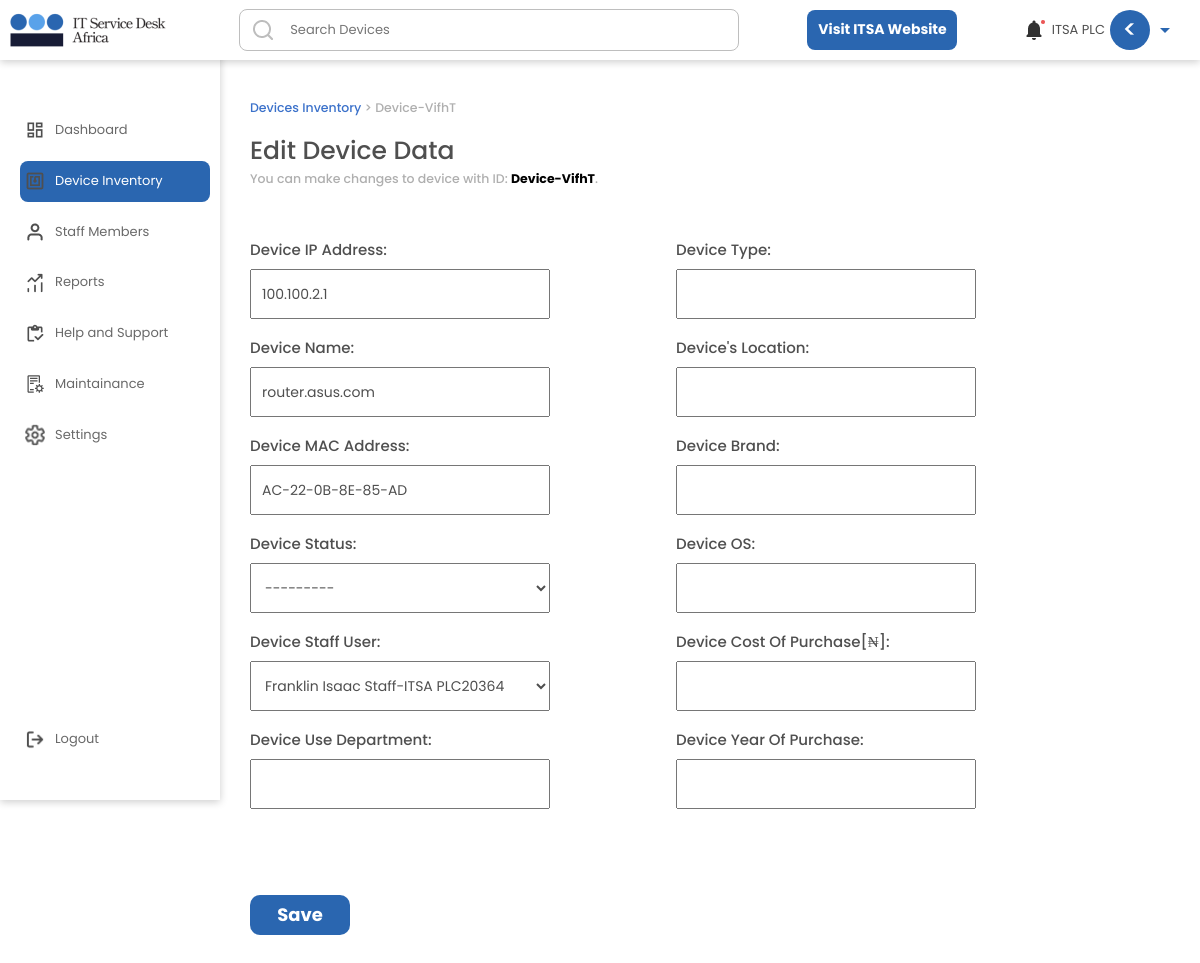
The page /member/editdevice/Device-VifhT/ (signed in) on the database as committed earlier.
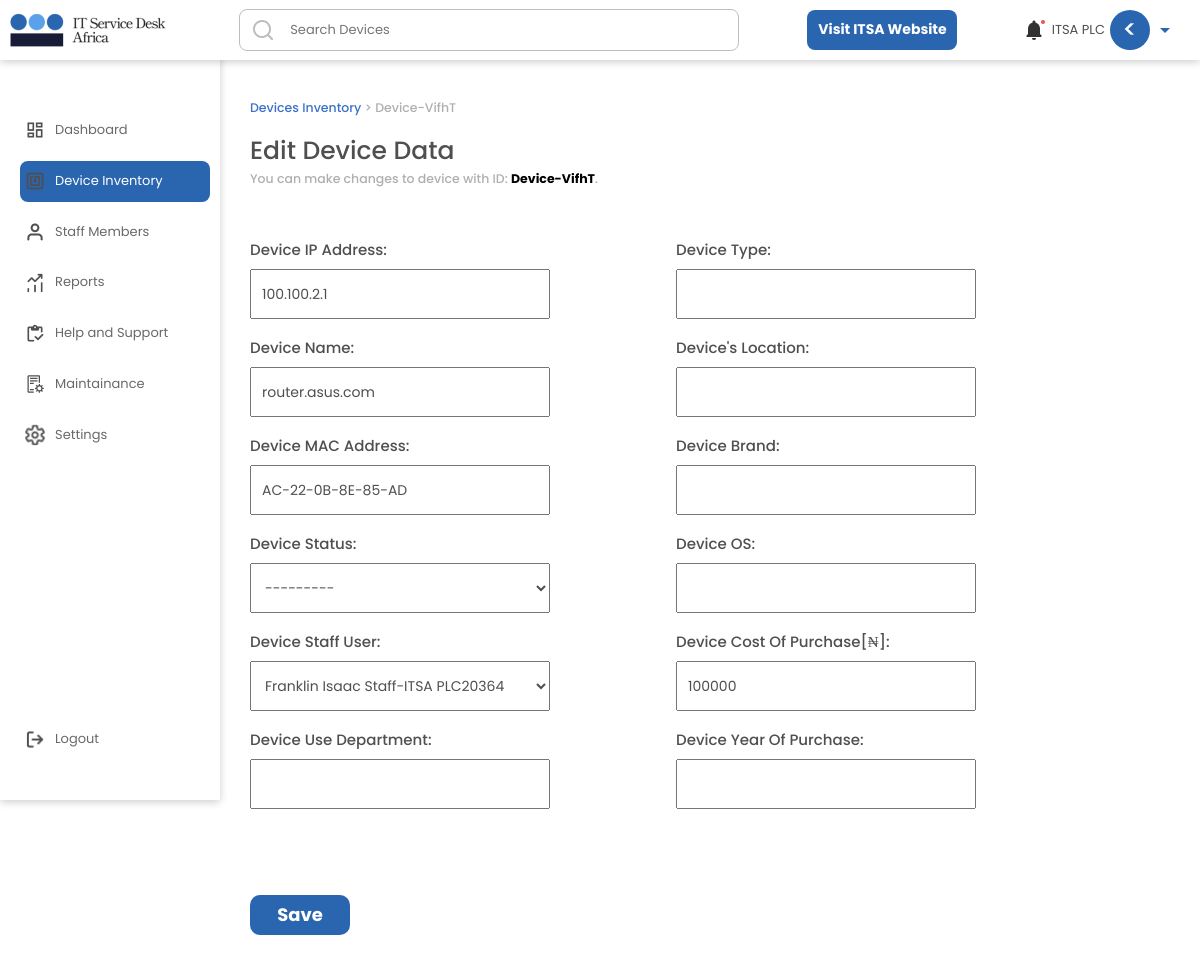
The same page on the database as committed later.
### userarea/models.py (models this page shows, shortened)
class DeviceRegisterUpload(models.Model):
    user = models.ForeignKey(User, null=True, on_delete=models.CASCADE)
    deviceip = models.CharField(max_length = 1500, null=True, blank = True)
    devicename= models.CharField(max_length = 1500, blank = True, null=True)
    devicemacaddress = models.CharField(max_length = 1500, null=True, blank = True)
    devicenetworkadaptercompany = models.CharField(max_length = 1500, null=True, blank = True)
    devicestatus = models.CharField(max_length= 300,choices = DEVICE_HEALTH_STATUS, default = 'Working', null=True, blank = True)
    deviceworkgroup = models.CharField(max_length = 1500, null=True, blank = True)
    deviceportnumber = models.CharField(max_length = 1500, null=True, blank = True)
    devicemultiplepacket = models.CharField(max_length = 1500, null=True, blank = True)
    index= models.CharField(max_length = 1500, blank = True, null=True)
    devicetype= models.CharField(max_length = 1500, null=True, blank = True)
    devicelocation= models.CharField(max_length = 1500, null=True, blank = True)
    devicebrand= models.CharField(max_length = 1500, null=True, blank = True)
    deviceos = models.CharField(max_length = 1500, null=True, blank = True)
    devicecostofpurchase = models.CharField(max_length = 1500, null=True, blank = True)
    deviceusedepartment = models.CharField(max_length = 1500, null=True, blank = True)
    staffUserID = models.CharField(max_length = 1500, default='None')
    deviceuseremail = models.CharField(max_length= 200, null=True, blank = True)
    deviceuserfirstname = models.CharField(max_length= 200, null=True, blank = True)
    deviceuserlastname = models.CharField(max_length= 200, null=True, blank = True)
    deviceuserphonenumber = models.CharField(max_length= 200, null=True, blank = True)
    deviceuserdateofresumption = models.CharField(max_length= 200, null=True, blank = True)
    deviceworkingcondition = models.CharField(max_length= 300,choices = DEVICE_WORKING_CONDITION, default = 'Good', null=True, blank = True)
    deviceyearofpurchase = models.CharField(max_length = 1500, null=True, blank = True)
    devicedepreciationrate = models.CharField(max_length = 1500, null=True, blank = True)
    deviceid = models.CharField(max_length = 1500, null=True, blank = True)
    savetimedata = models.CharField(max_length = 1500, null=True, blank = True)
    weekNumberSaved = models.CharField(max_length = 1500, null=True, blank = True)
    CompanyUniqueCode = models.CharField(max_length = 130, null=True, blank = True)
    created_at = models.DateTimeField(auto_now_add=True)
    edited_at = models.DateTimeField(auto_now=True)
    class Meta:
        ordering = ['-edited_at', '-created_at']

### userarea/views.py (the view, shortened to what this page needs)
# urls.py: path('editdevice/<str:deviceid>/', views.EditDevice, name="EditDevice"),
def EditDevice(request, deviceid):
    MainDeviceData = DeviceRegisterUpload.objects.get(deviceid=deviceid)
    form = DeviceRegisterForm(request.POST or None, instance = MainDeviceData)
    AllStaffMembers = StaffDataSet.objects.filter(CompanyUniqueCode = request.user.email)
    context = {'AllStaffMembers':AllStaffMembers, 'form':form, 'id': id, 'MainDeviceData':MainDeviceData}
    return render(request, 'userarea/editdevice.html', context)

### userarea/forms.py
class DeviceRegisterForm(ModelForm):
    class Meta:
        model = DeviceRegisterUpload
        fields = ['deviceip', 'devicename', 'devicemacaddress', 'devicestatus', 'devicetype', 'deviceyearofpurchase',
        'devicebrand', 'deviceos', 'devicecostofpurchase', 'devicelocation', 'staffUserID', 'deviceusedepartment'
        ]

### userarea/templates/userarea/editdevice.html (shortened to what the changed rows need)
{% include 'general.html' %}
{% load static %}
{% block content %}
<!DOCTYPE html>
<html lang="en">
	<head>
		<link rel="stylesheet" href={% static 'dashboard/css/style.css' %} />
		<link rel="stylesheet" href={% static 'inventory/css/style.css' %} />
		<link rel="stylesheet" href={% static 'editdevice/css/style.css' %} />
		<link href="https://cdnjs.cloudflare.com/ajax/libs/mdb-ui-kit/6.1.0/mdb.min.css" rel="stylesheet" />
		<link href="https://unpkg.com/aos@2.3.1/dist/aos.css" rel="stylesheet">
	</head>
	<body class='body'>
		<div class='main'>
			<div class='maintop'>
                <div>
                    <h5><a href={% url 'DeviceInventory' %}>Devices Inventory </a> > {{ MainDeviceData.deviceid }} </h5>
                    <br/>
					<h1>Edit Device Data</h1>
					<h5>You can make changes to device with ID: <span>{{ MainDeviceData.deviceid }}</span>.</h5>
				</div>
            </div>
            <div class='DevicEditform'>
                <form method="POST">
                    <div class='formSectionMain'>
                        <div class='formSectionOne'>
                            <div class="fieldWrapper">
                                <label for="id_subject">
                                    <h4>Device IP Address: </h4>
                                </label>
                                <br/>
                                {{ form.deviceip }}
                            </div>
                            <div class="fieldWrapper">
                                <label for="id_lastname">
                                    <h4>Device Name: </h4>
                                </label>
                                <br/>
                                {{ form.devicename }}
                            </div>
                            <div class="fieldWrapper">
                                <label for="id_email">
                                    <h4>Device MAC Address:</h4>
                                </label>
                                <br/>
                                {{ form.devicemacaddress }}
                            </div>
                            <div class="fieldWrapper">
                                <label for="id_email">
                                    <h4>Device Status:</h4>
                                </label>
                                <br/>
                                {{ form.devicestatus }}
                            </div>
                            <div class="fieldWrapper">
                                <label for="id_email">
                                    <h4>Device Use Department:</h4>
                                </label>
                                <br/>
                                {{ form.deviceusedepartment }}
                            </div>
                        </div>
                        <div class='formSectionTwo'>
                            <div class="fieldWrapper">
                                <label for="id_email">
                                    <h4>Device Type:</h4>
                                </label>
                                <br/>
                                {{ form.devicetype }}
                            </div>
                            <div class="fieldWrapper">
                                <label for="id_email">
                                    <h4>Device's Location:</h4>
                                </label>
                                <br/>
                                {{ form.devicelocation }}
                            </div>
                            <div class="fieldWrapper">
                                <label for="id_email">
                                    <h4>Device Brand:</h4>
                                </label>
                                <br/>
                                {{ form.devicebrand }}
                            </div>
                            <div class="fieldWrapper">
                                <label for="id_email">
                                    <h4>Device OS:</h4>
                                </label>
                                <br/>
                                {{ form.deviceos }}
                            </div>
                            <div class="fieldWrapper">
                                <label for="id_email">
                                    <h4>Device Cost Of Purchase[₦]:</h4>
                                </label>
                                <br/>
                                {{ form.devicecostofpurchase }}
                            </div>
                            <div class="fieldWrapper">
                                <label for="id_email">
                                    <h4>Device Year Of Purchase:</h4>
                                </label>
                                <br/>
                                {{ form.deviceyearofpurchase }}
                            </div>
                        </div>
                    </div>
                    <br/>
                </form>
            </div>
        </div>
    </body>
</html>
{% endblock content %}

Rows that differ between the two databases and show on the page:
changed DeviceRegisterUpload "Device-VifhT": devicecostofpurchase (not shown) → "100000"
